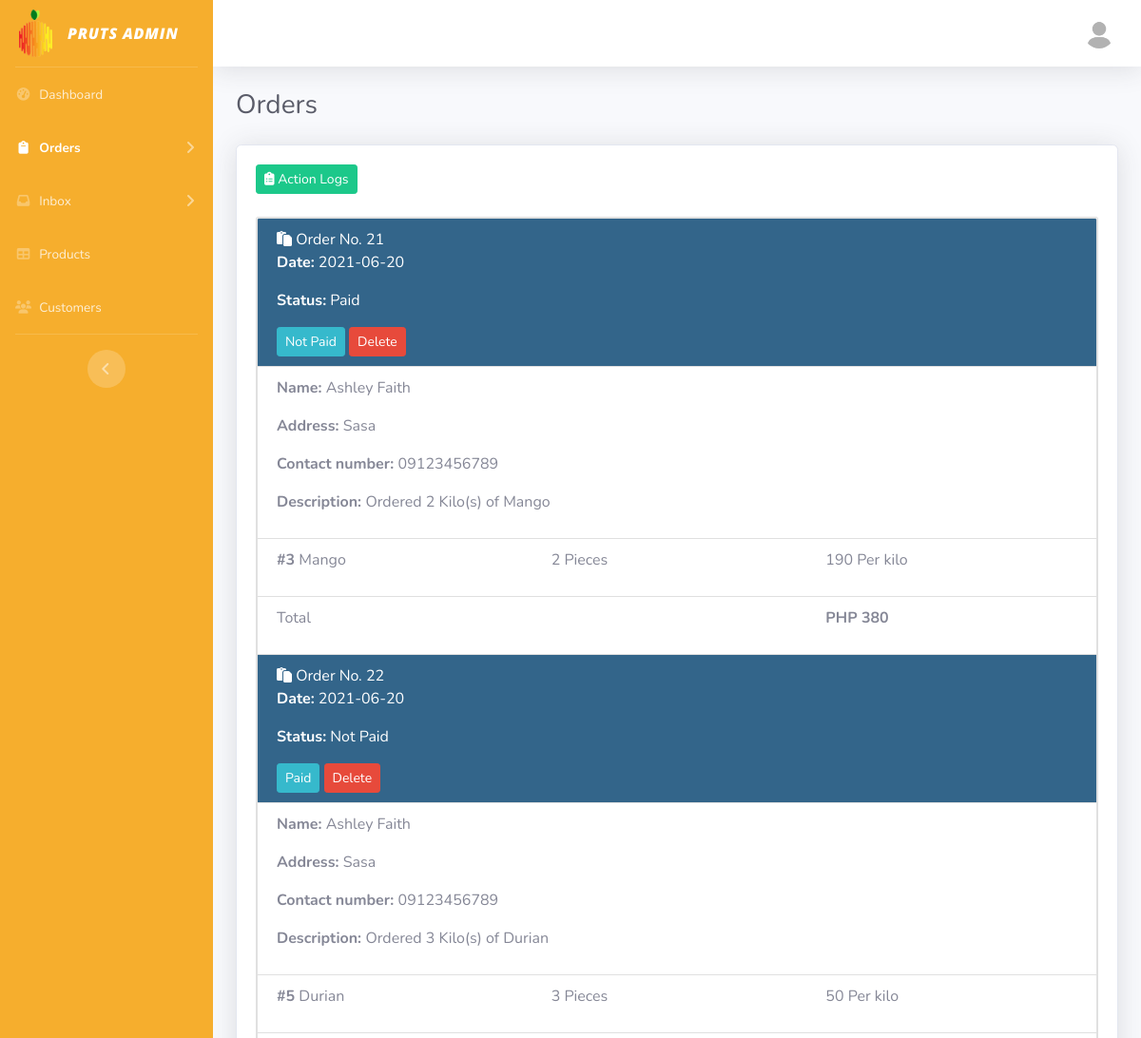
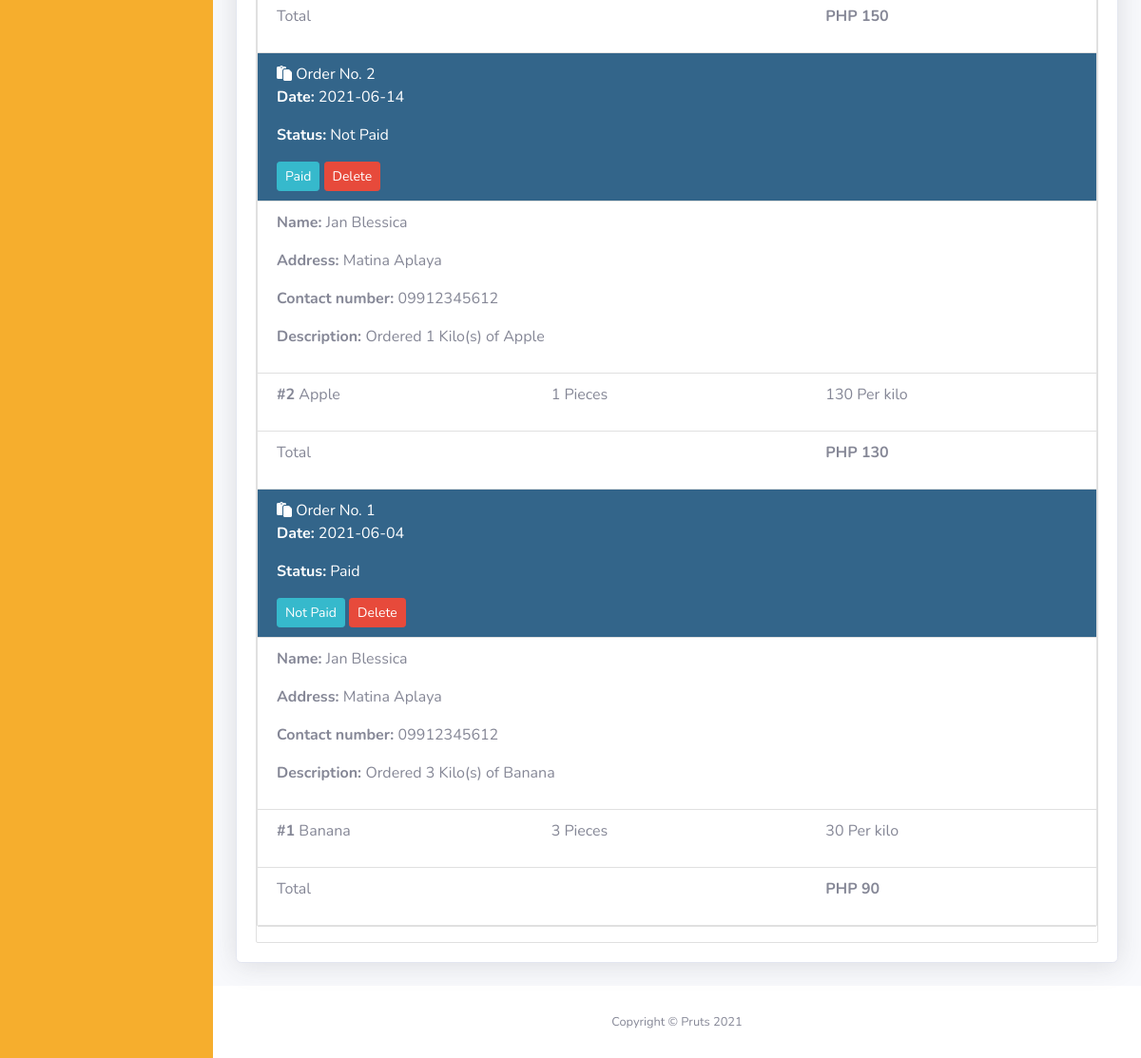
Screenshot of /admin_orders.php with the database file from the repository (2 pictures, top to bottom).
### tables this page shows
CREATE TABLE IF NOT EXISTS `order` (
  `orderId` int(10) NOT NULL AUTO_INCREMENT,
  `customerId` int(10) NOT NULL,
  `address` varchar(255) NOT NULL,
  `description` varchar(255) NOT NULL,
  `total` int(10) NOT NULL,
  `date` date NOT NULL DEFAULT current_timestamp(),
  `status` varchar(10) NOT NULL DEFAULT 'Not Paid',
  PRIMARY KEY (`orderId`),
  KEY `customerId` (`customerId`)
);

CREATE TABLE IF NOT EXISTS `customer` (
  `customerId` int(10) NOT NULL AUTO_INCREMENT,
  `fname` varchar(50) NOT NULL,
  `mname` varchar(50) NOT NULL,
  `lname` varchar(50) NOT NULL,
  `contactno` varchar(15) NOT NULL,
  `address` varchar(255) NOT NULL,
  `username` varchar(50) NOT NULL,
  `password` varchar(50) NOT NULL,
  PRIMARY KEY (`customerId`)
);

CREATE TABLE IF NOT EXISTS `fruit` (
  `fruitId` int(10) NOT NULL AUTO_INCREMENT,
  `name` varchar(50) NOT NULL,
  `pricePerKilo` int(10) NOT NULL,
  PRIMARY KEY (`fruitId`)
);

CREATE TABLE IF NOT EXISTS `order_fruit` (
  `ofruitId` int(10) NOT NULL AUTO_INCREMENT,
  `orderId` int(10) NOT NULL,
  `fruitId` int(10) DEFAULT NULL,
  `fruitName` varchar(50) NOT NULL,
  `pricePerKilo` int(10) NOT NULL,
  `quantity` int(10) NOT NULL,
  PRIMARY KEY (`ofruitId`),
  KEY `orderId` (`orderId`,`fruitId`),
  KEY `fruitId` (`fruitId`)
);

### admin_orders.php (the view, shortened to what this page needs)
<?php
include("config.php");
$conn = new mysqli($servername, $username, $password, $dbname);
?>
<!DOCTYPE html>
<html>
<head>
    <link href="vendor/fontawesome-free/css/all.min.css" rel="stylesheet" type="text/css">
    <link href="css/style.css" rel="stylesheet">
    <link href="vendor/datatables/dataTables.bootstrap4.min.css" rel="stylesheet">
</head>
<body id="page-top">
    <div id="wrapper">
        <ul class="navbar-nav bg-gradient-primary sidebar sidebar-dark accordion" id="accordionSidebar">
            <a class="sidebar-brand d-flex align-items-center justify-content-center">
                <div class="sidebar-brand-icon">
                    <img src="img/logo.png">
                </div>
                <div class="sidebar-brand-text mx-3 logonocolor">Pruts Admin</div>
            </a>
            <hr class="sidebar-divider my-0">
            <li class="nav-item">
                <a class="nav-link" href="admin_dashboard.php">
                    <i class="fas fa-fw fa-tachometer-alt"></i>
                    <span>Dashboard</span></a>
            </li>
            <li class="nav-item active">
                <a class="nav-link collapsed" href="#" data-toggle="collapse" data-target="#collapse1"
                    aria-expanded="true" aria-controls="collapseOne">
                    <i class="fas fa-fw fa-clipboard"></i>
                    <span>Orders</span>
                </a>
            </li>
            <li class="nav-item">
                <a class="nav-link collapsed" href="#" data-toggle="collapse" data-target="#collapse2"
                    aria-expanded="true" aria-controls="collapseTwo">
                    <i class="fas fa-fw fa-inbox"></i>
                    <span>Inbox</span>
                </a>
            </li>
            <li class="nav-item">
                <a class="nav-link" href="admin_products.php">
                    <i class="fas fa-fw fa-table"></i>
                    <span>Products</span></a>
            </li>
            <li class="nav-item">
                <a class="nav-link" href="admin_users.php">
                    <i class="fas fa-fw fa-users"></i>
                    <span>Customers</span></a>
            </li>
            <hr class="sidebar-divider d-none d-md-block">
            <div class="text-center d-none d-md-inline">
                <button class="rounded-circle border-0" id="sidebarToggle"></button>
            </div>
        </ul>
        <div id="content-wrapper" class="d-flex flex-column">
            <div id="content">
                <nav class="navbar navbar-expand navbar-light bg-white topbar mb-4 static-top shadow">
                    <ul class="navbar-nav ml-auto">
                        <li class="nav-item dropdown no-arrow">
                            <a class="nav-link dropdown-toggle" href="#" id="userDropdown" role="button" data-toggle="dropdown" aria-haspopup="true" aria-expanded="false">
                                <img class="img-profile rounded-circle" src="img/user.jpg">
                            </a>
                        </li>
                    </ul>
                </nav>
                <div class="container-fluid">
                    <div class="d-sm-flex align-items-center justify-content-between mb-4">
                        <h1 class="h3 mb-0 text-gray-800">Orders</h1>
                    </div>
                    <div class="card shadow mb-4">
                    <div class="card-body">
                    <a href='admin_order_log.php' class="btn btn-success btn-sm m-0 waves-effect"><i class="fa fa-clipboard-list"></i> Action Logs</a>
                            <br></br>
                        <div id="work-collections" class="collection">
                            <?php
                            $sql = mysqli_query($conn, "SELECT * FROM `order` WHERE 1 ORDER BY date DESC;");
                            echo '<div>
                                <div>
                                    <ul class="collection">';
                                        while ($row = mysqli_fetch_array($sql)) {
                                        $status = $row['status'];
                                        if($status == 'Canceled'){
                                            echo '<li class="collection-item avatar cyan" style="color:white">
                                            <i class="fa fa-clipboard" style=""></i>
                                            <span class="">Order No. ' . $row['orderId'] . '</span>
                                            <p><strong>Date:</strong> ' . $row['date'] . '</p>
                                            <p><strong>Status:</strong> ' . $row['status'] . '</p>
                                            <form method="post">
                                                <button class="btn btn-danger btn-sm m-0 waves-effect" type="submit" name="dbtn">Delete</button>
                                            </form>
                                            </li>';
                                        }else{
                                            echo '<li class="collection-item avatar cyan" style="color:white">
                                            <i class="fa fa-clipboard" style=""></i>
                                            <span class="">Order No. ' . $row['orderId'] . '</span>
                                            <p><strong>Date:</strong> ' . $row['date'] . '</p>
                                            <p><strong>Status:</strong> ' . $row['status'] . '</p>
                                            <form method="post">
                                                <input type="hidden" name="oid" value="' . $row['orderId'] . '">
                                                <input type="hidden" name="ostatus" value="' . ($status == 'Not Paid' ? 'Paid' : 'Not Paid') . '">
                                                <button class="btn btn-info btn-sm m-0 waves-effect" type="submit" name="cstatus" id="submit_button">'
                                                . ($status == 'Not Paid' ? 'Paid' : 'Not Paid') . '
                                                </button>
                                                <button class="btn btn-danger btn-sm m-0 waves-effect" type="submit" name="dbtn">Delete</button>
                                            </form>
                                            </li>';
                                        }
                                        $order_id = $row['orderId'];
                                        $customer_id = $row['customerId'];
                                        $sql1 = mysqli_query($conn, "SELECT * FROM order_fruit WHERE orderId = $order_id;");
                                        $sql3 = mysqli_query($conn, "SELECT * FROM customer WHERE customerId = $customer_id;");
                                        while ($row3 = mysqli_fetch_array($sql3)) {
                                        echo '<li class="collection-item">
                                            <p><strong>Name: </strong>' . $row3['fname'] . '</p>
                                            <p><strong>Address: </strong>' . $row['address'] . '</p>
                                            ' . ($row3['contactno'] == '' ? '' : '<p><strong>Contact number: </strong>' . $row3['contactno'] . '</p>') . '
                                            ' . (!empty($row['description']) ? '<p><strong>Description: </strong>' . $row['description'] . '</p>' : '') . '
                                            </li>';
                                        }
                                        while ($row1 = mysqli_fetch_array($sql1)) {
                                        $fruit_id = $row1['fruitId'];
                                        $sql2 = mysqli_query($conn, "SELECT * FROM fruit WHERE fruitId = $fruit_id;");
                                        while ($row2 = mysqli_fetch_array($sql2)) {
                                            $fruit_name = $row2['name'];
                                            $fruit_price = $row2['pricePerKilo'];
                                            echo '<li class="collection-item">
                                            <div class="row">
                                            <div class="col s7">
                                            <p class="collections-title"><strong>#' . $row1['fruitId'] . '</strong> ' . $fruit_name . '</p>
                                            </div>
                                            <div class="col s2">
                                            <span>' . $row1['quantity'] . ' Pieces</span>
                                            </div>
                                            <div class="col s3">
                                            <span>' . $fruit_price . ' Per kilo</span>
                                            </div>
                                            </div>
                                            </li>';
                                            }
                                        }
                                        echo '<li class="collection-item">
                                                <div class="row">
                                                    <div class="col s7">
                                                        <p class="collections-title"> Total</p>
                                                    </div>
                                                    <div class="col s2">
                                                    <span> </span>
                                                    </div>
                                                    <div class="col s3">
                                                        <span><strong>PHP ' . $row['total'] . '</strong></span>
                                                    </div>';
                                            echo    '</div>
                                                    </li>';
                                        }
                                        ?>
                                    </ul>
                                </div>
                            </div>
                        </div>
                    </div>
                    </div>
                </div>
            </div>
                <footer class="sticky-footer bg-white">
                    <div class="container my-auto">
                        <div class="copyright text-center my-auto">
                            <span>Copyright &copy; Pruts 2021</span>
                        </div>
                    </div>
                </footer>
        </div>
    </div>
</body>
</html>

### rows the page displays
order: orderId "21", date "2021-06-20", status "Paid", shows "Not Paid", address "Sasa", description "Ordered 2 Kilo(s) of Mango", total "380"
customer: fname "Ashley Faith", contactno "09123456789"
order_fruit: fruitId "3", quantity "2"
fruit: name "Mango", pricePerKilo "190"
order: orderId "22", date "2021-06-20", status "Not Paid", address "Sasa", description "Ordered 3 Kilo(s) of Durian", total "150"
order_fruit: fruitId "5", quantity "3"
fruit: name "Durian", pricePerKilo "50"
order: orderId "2", date "2021-06-14", status "Not Paid", address "Matina Aplaya", description "Ordered 1 Kilo(s) of Apple", total "130"
customer: fname "Jan Blessica", contactno "09912345612"
order_fruit: fruitId "2", quantity "1"
fruit: name "Apple", pricePerKilo "130"
order: orderId "1", date "2021-06-04", status "Paid", shows "Not Paid", address "Matina Aplaya", description "Ordered 3 Kilo(s) of Banana", total "90"
order_fruit: fruitId "1", quantity "3"
fruit: name "Banana", pricePerKilo "30"
